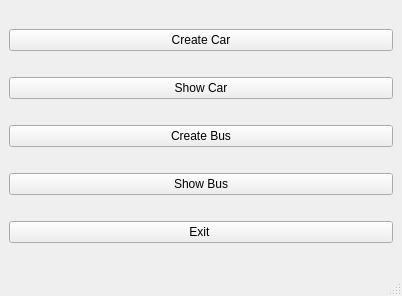
<?xml version="1.0" encoding="UTF-8"?>
<ui version="4.0">
 <class>MainWindow</class>
 <widget class="QMainWindow" name="MainWindow">
  <property name="geometry">
   <rect>
    <x>0</x>
    <y>0</y>
    <width>402</width>
    <height>296</height>
   </rect>
  </property>
  <property name="windowTitle">
   <string>MainWindow</string>
  </property>
  <widget class="QWidget" name="centralwidget">
   <layout class="QVBoxLayout" name="verticalLayout">
    <item>
     <widget class="QPushButton" name="CreateCar_PB">
      <property name="text">
       <string>Create Car</string>
      </property>
     </widget>
    </item>
    <item>
     <widget class="QPushButton" name="PB_ShowCar">
      <property name="text">
       <string>Show Car</string>
      </property>
     </widget>
    </item>
    <item>
     <widget class="QPushButton" name="PB_CreateBus">
      <property name="text">
       <string>Create Bus</string>
      </property>
     </widget>
    </item>
    <item>
     <widget class="QPushButton" name="PB_ShowBus">
      <property name="text">
       <string>Show Bus</string>
      </property>
     </widget>
    </item>
    <item>
     <widget class="QPushButton" name="PB_Exit">
      <property name="text">
       <string>Exit </string>
      </property>
     </widget>
    </item>
   </layout>
  </widget>
  <widget class="QMenuBar" name="menubar">
   <property name="geometry">
    <rect>
     <x>0</x>
     <y>0</y>
     <width>402</width>
     <height>22</height>
    </rect>
   </property>
  </widget>
  <widget class="QStatusBar" name="statusbar"/>
 </widget>
 <resources/>
 <connections/>
</ui>
